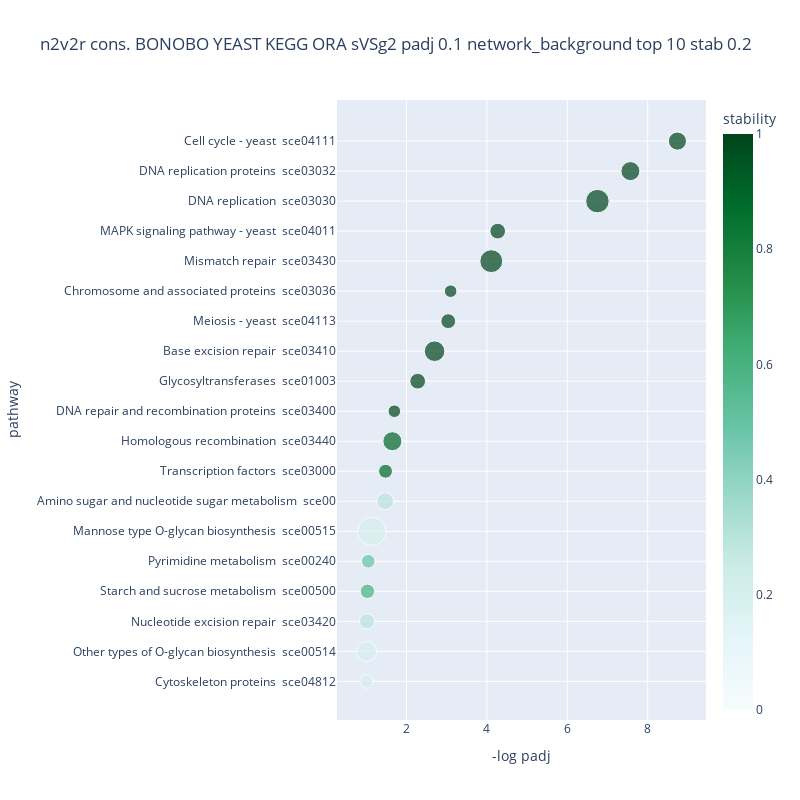
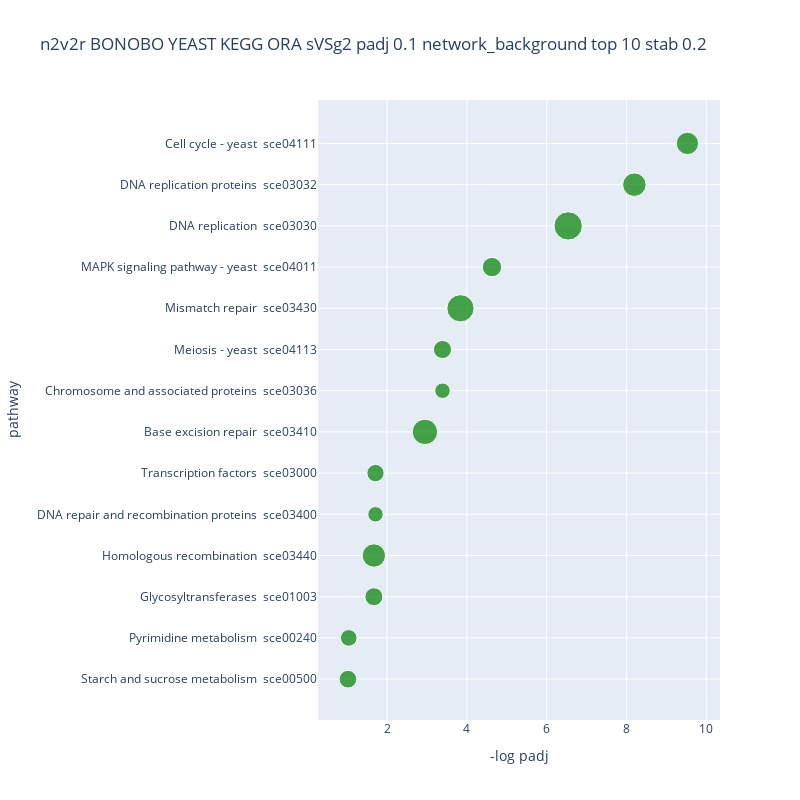
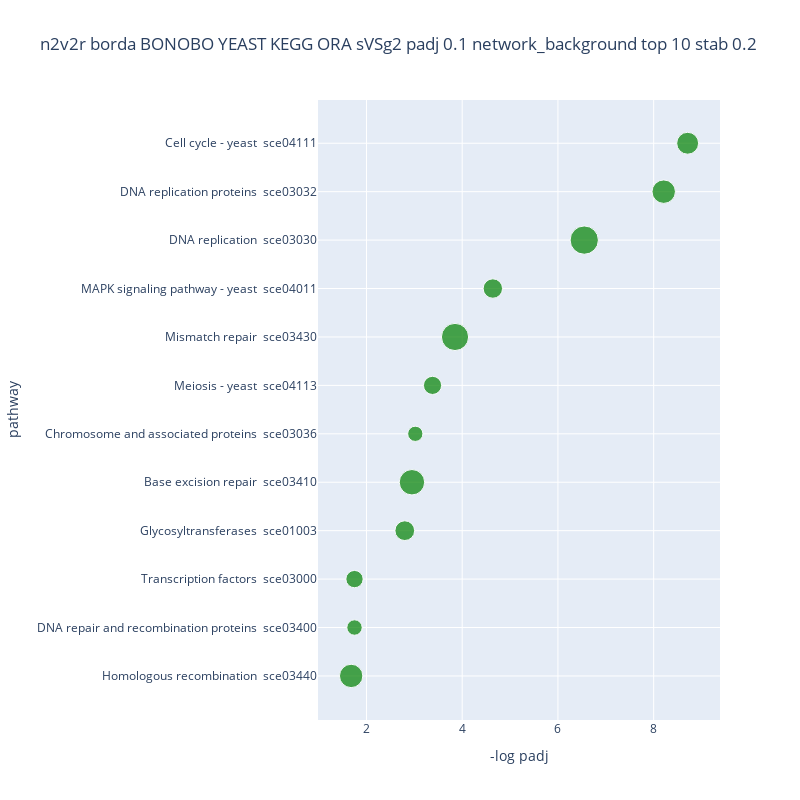
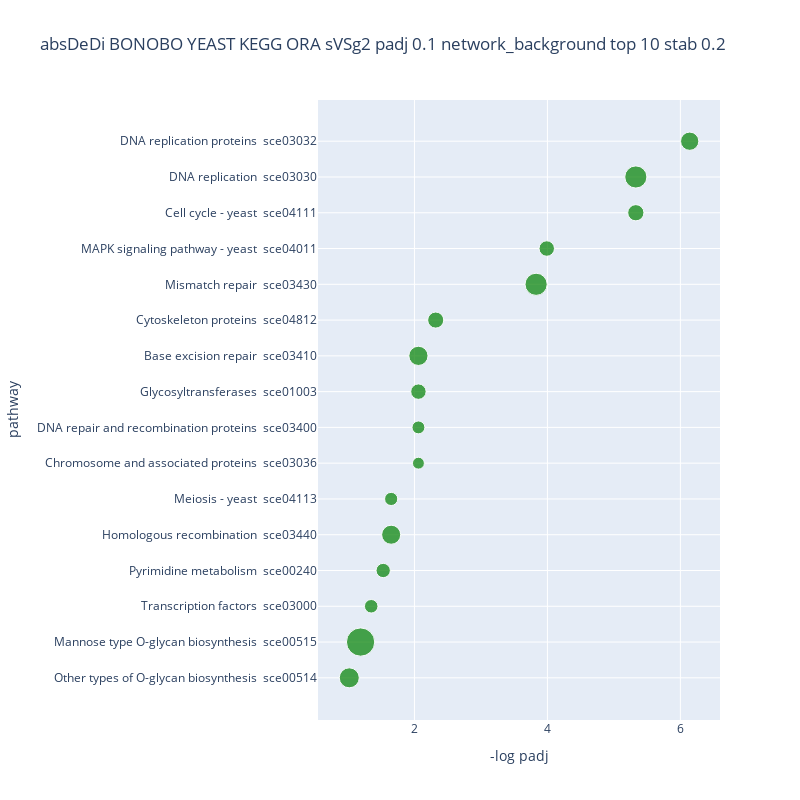

These figures' notebook cell, in order:
### Code cell
from node2vec2rank.post_utils import plot_gseapy_enrich 

stability_cutoff = 0.2
padj_cutoff = 0.1

save_directory = '../results/results_gsea/' + gsea_parent_folder_name
# save_directory = None


title = network_inf_method+ " " +  tissue +  " KEGG ORA " + target + " padj " + str(padj_cutoff) + " " +background + " top " + str(top_k_percent) + " stab " + str(stability_cutoff)

plot_gseapy_enrich(n2v2r_consensus_enr_KEGG_pd, has_stability=True, padj_cutoff=padj_cutoff, stability_cutoff=stability_cutoff,  title="n2v2r cons. " + title,output_dir=save_directory)
plot_gseapy_enrich(n2v2r_enr_KEGG_pd, padj_cutoff=padj_cutoff, has_stability=False, stability_cutoff=stability_cutoff, title="n2v2r " + title,output_dir=save_directory)
plot_gseapy_enrich(n2v2r_borda_enr_KEGG_pd, padj_cutoff=padj_cutoff, has_stability=False, stability_cutoff=stability_cutoff, title="n2v2r borda " + title,output_dir=save_directory)
plot_gseapy_enrich(absDeDi_enr_KEGG_pd, padj_cutoff=padj_cutoff, has_stability=False, stability_cutoff=stability_cutoff, title="absDeDi " + title,output_dir=save_directory)

title = network_inf_method+ " " +  tissue +  " GOBP ORA " + target + " padj " + str(padj_cutoff) + " " +background + " top " + str(top_k_percent) + " stab " + str(stability_cutoff)

plot_gseapy_enrich(n2v2r_consensus_enr_GOBP_pd, has_stability=True, padj_cutoff=padj_cutoff,stability_cutoff=stability_cutoff,  title="n2v2r cons. " + title,output_dir=save_directory)
plot_gseapy_enrich(n2v2r_enr_GOBP_pd, padj_cutoff=padj_cutoff,has_stability=False, stability_cutoff=stability_cutoff, title="n2v2r " + title,output_dir=save_directory)
plot_gseapy_enrich(n2v2r_borda_enr_GOBP_pd, padj_cutoff=padj_cutoff,has_stability=False, stability_cutoff=stability_cutoff, title="n2v2r borda " + title,output_dir=save_directory)
plot_gseapy_enrich(absDeDi_enr_GOBP_pd, padj_cutoff=padj_cutoff, has_stability=False, stability_cutoff=stability_cutoff, title="absDeDi " + title,output_dir=save_directory)

### Figure 1 — Plotly figure (JSON) as saved in the notebook; plotly's stock layout.template omitted (floating-point values rounded to 4 significant figures)
{"data": [{"hovertemplate": "-log padj=%{x}<br>pathway=%{y}<br>overlap=%{marker.size}<br>stability=%{marker.color}<extra></extra>", "legendgroup": "", "marker": {"color": [0.2, 0.2, 0.3, 0.6, 0.5, 0.2, 0.3, 0.9, 0.9, 1, 1, 1, 1, 1, 1, 1, 1, 1, 1], "coloraxis": "coloraxis", "size": [0.2353, 0.5, 0.2857, 0.2593, 0.2308, 1, 0.3529, 0.2407, 0.4545, 0.198, 0.3108, 0.5308, 0.2768, 0.1972, 0.6538, 0.3075, 0.6889, 0.4521, 0.4086], "sizemode": "area", "sizeref": 0.0025, "symbol": "circle"}, "mode": "markers", "name": "", "orientation": "h", "showlegend": false, "type": "scatter", "x": [1.01, 1.01, 1.02, 1.03, 1.05, 1.14, 1.47, 1.48, 1.65, 1.7, 2.28, 2.7, 3.04, 3.1, 4.11, 4.27, 6.75, 7.57, 8.74], "xaxis": "x", "y": ["Cytoskeleton proteins  sce04812", "Other types of O-glycan biosynthesis  sce00514", "Nucleotide excision repair  sce03420", "Starch and sucrose metabolism  sce00500", "Pyrimidine metabolism  sce00240", "Mannose type O-glycan biosynthesis  sce00515", "Amino sugar and nucleotide sugar metabolism  sce00", "Transcription factors  sce03000", "Homologous recombination  sce03440", "DNA repair and recombination proteins  sce03400", "Glycosyltransferases  sce01003", "Base excision repair  sce03410", "Meiosis - yeast  sce04113", "Chromosome and associated proteins  sce03036", "Mismatch repair  sce03430", "MAPK signaling pathway - yeast  sce04011", "DNA replication  sce03030", "DNA replication proteins  sce03032", "Cell cycle - yeast  sce04111"], "yaxis": "y"}], "layout": {"autosize": true, "coloraxis": {"cmax": 1, "cmin": 0, "colorbar": {"title": {"text": "stability"}}, "colorscale": [[0, "rgb(247,252,253)"], [0.125, "rgb(229,245,249)"], [0.25, "rgb(204,236,230)"], [0.375, "rgb(153,216,201)"], [0.5, "rgb(102,194,164)"], [0.625, "rgb(65,174,118)"], [0.75, "rgb(35,139,69)"], [0.875, "rgb(0,109,44)"], [1, "rgb(0,68,27)"]]}, "height": 800, "legend": {"itemsizing": "constant", "tracegroupgap": 0}, "title": {"text": "n2v2r cons. BONOBO YEAST KEGG ORA sVSg2 padj 0.1 network_background top 10 stab 0.2"}, "width": 800, "xaxis": {"anchor": "y", "domain": [0, 1], "title": {"text": "-log padj"}}, "yaxis": {"anchor": "x", "domain": [0, 1], "title": {"text": "pathway"}}}}

### Figure 2 — Plotly figure (JSON) as saved in the notebook; plotly's stock layout.template omitted (floating-point values rounded to 4 significant figures)
{"data": [{"hovertemplate": "-log padj=%{x}<br>pathway=%{y}<br>overlap=%{marker.size}<extra></extra>", "legendgroup": "", "marker": {"color": "green", "size": [0.2593, 0.2308, 0.2703, 0.4545, 0.198, 0.25, 0.5385, 0.1989, 0.2754, 0.6154, 0.3134, 0.6667, 0.4583, 0.4143], "sizemode": "area", "sizeref": 0.001667, "symbol": "circle"}, "mode": "markers", "name": "", "orientation": "h", "showlegend": false, "type": "scatter", "x": [1.02, 1.04, 1.67, 1.67, 1.71, 1.71, 2.95, 3.39, 3.39, 3.84, 4.63, 6.54, 8.2, 9.53], "xaxis": "x", "y": ["Starch and sucrose metabolism  sce00500", "Pyrimidine metabolism  sce00240", "Glycosyltransferases  sce01003", "Homologous recombination  sce03440", "DNA repair and recombination proteins  sce03400", "Transcription factors  sce03000", "Base excision repair  sce03410", "Chromosome and associated proteins  sce03036", "Meiosis - yeast  sce04113", "Mismatch repair  sce03430", "MAPK signaling pathway - yeast  sce04011", "DNA replication  sce03030", "DNA replication proteins  sce03032", "Cell cycle - yeast  sce04111"], "yaxis": "y"}], "layout": {"autosize": true, "height": 800, "legend": {"itemsizing": "constant", "tracegroupgap": 0}, "title": {"text": "n2v2r BONOBO YEAST KEGG ORA sVSg2 padj 0.1 network_background top 10 stab 0.2"}, "width": 800, "xaxis": {"anchor": "y", "domain": [0, 1], "title": {"text": "-log padj"}}, "yaxis": {"anchor": "x", "domain": [0, 1], "title": {"text": "pathway"}}}}

### Figure 3 — Plotly figure (JSON) as saved in the notebook; plotly's stock layout.template omitted (floating-point values rounded to 4 significant figures)
{"data": [{"hovertemplate": "-log padj=%{x}<br>pathway=%{y}<br>overlap=%{marker.size}<extra></extra>", "legendgroup": "", "marker": {"color": "green", "size": [0.4545, 0.198, 0.25, 0.3243, 0.5385, 0.1934, 0.2754, 0.6154, 0.3134, 0.6667, 0.4583, 0.4], "sizemode": "area", "sizeref": 0.001667, "symbol": "circle"}, "mode": "markers", "name": "", "orientation": "h", "showlegend": false, "type": "scatter", "x": [1.68, 1.75, 1.75, 2.8, 2.95, 3.02, 3.38, 3.85, 4.64, 6.55, 8.21, 8.71], "xaxis": "x", "y": ["Homologous recombination  sce03440", "DNA repair and recombination proteins  sce03400", "Transcription factors  sce03000", "Glycosyltransferases  sce01003", "Base excision repair  sce03410", "Chromosome and associated proteins  sce03036", "Meiosis - yeast  sce04113", "Mismatch repair  sce03430", "MAPK signaling pathway - yeast  sce04011", "DNA replication  sce03030", "DNA replication proteins  sce03032", "Cell cycle - yeast  sce04111"], "yaxis": "y"}], "layout": {"autosize": true, "height": 800, "legend": {"itemsizing": "constant", "tracegroupgap": 0}, "title": {"text": "n2v2r borda BONOBO YEAST KEGG ORA sVSg2 padj 0.1 network_background top 10 stab 0.2"}, "width": 800, "xaxis": {"anchor": "y", "domain": [0, 1], "title": {"text": "-log padj"}}, "yaxis": {"anchor": "x", "domain": [0, 1], "title": {"text": "pathway"}}}}

### Figure 4 — Plotly figure (JSON) as saved in the notebook; plotly's stock layout.template omitted (floating-point values rounded to 4 significant figures)
{"data": [{"hovertemplate": "-log padj=%{x}<br>pathway=%{y}<br>overlap=%{marker.size}<extra></extra>", "legendgroup": "", "marker": {"color": "green", "size": [0.5, 1, 0.2292, 0.2564, 0.4545, 0.2174, 0.1768, 0.2079, 0.2973, 0.4615, 0.3235, 0.6154, 0.2985, 0.3286, 0.6111, 0.4167], "sizemode": "area", "sizeref": 0.0025, "symbol": "circle"}, "mode": "markers", "name": "", "orientation": "h", "showlegend": false, "type": "scatter", "x": [1.02, 1.19, 1.35, 1.53, 1.65, 1.65, 2.06, 2.06, 2.06, 2.06, 2.32, 3.83, 3.99, 5.33, 5.33, 6.14], "xaxis": "x", "y": ["Other types of O-glycan biosynthesis  sce00514", "Mannose type O-glycan biosynthesis  sce00515", "Transcription factors  sce03000", "Pyrimidine metabolism  sce00240", "Homologous recombination  sce03440", "Meiosis - yeast  sce04113", "Chromosome and associated proteins  sce03036", "DNA repair and recombination proteins  sce03400", "Glycosyltransferases  sce01003", "Base excision repair  sce03410", "Cytoskeleton proteins  sce04812", "Mismatch repair  sce03430", "MAPK signaling pathway - yeast  sce04011", "Cell cycle - yeast  sce04111", "DNA replication  sce03030", "DNA replication proteins  sce03032"], "yaxis": "y"}], "layout": {"autosize": true, "height": 800, "legend": {"itemsizing": "constant", "tracegroupgap": 0}, "title": {"text": "absDeDi BONOBO YEAST KEGG ORA sVSg2 padj 0.1 network_background top 10 stab 0.2"}, "width": 800, "xaxis": {"anchor": "y", "domain": [0, 1], "title": {"text": "-log padj"}}, "yaxis": {"anchor": "x", "domain": [0, 1], "title": {"text": "pathway"}}}}
